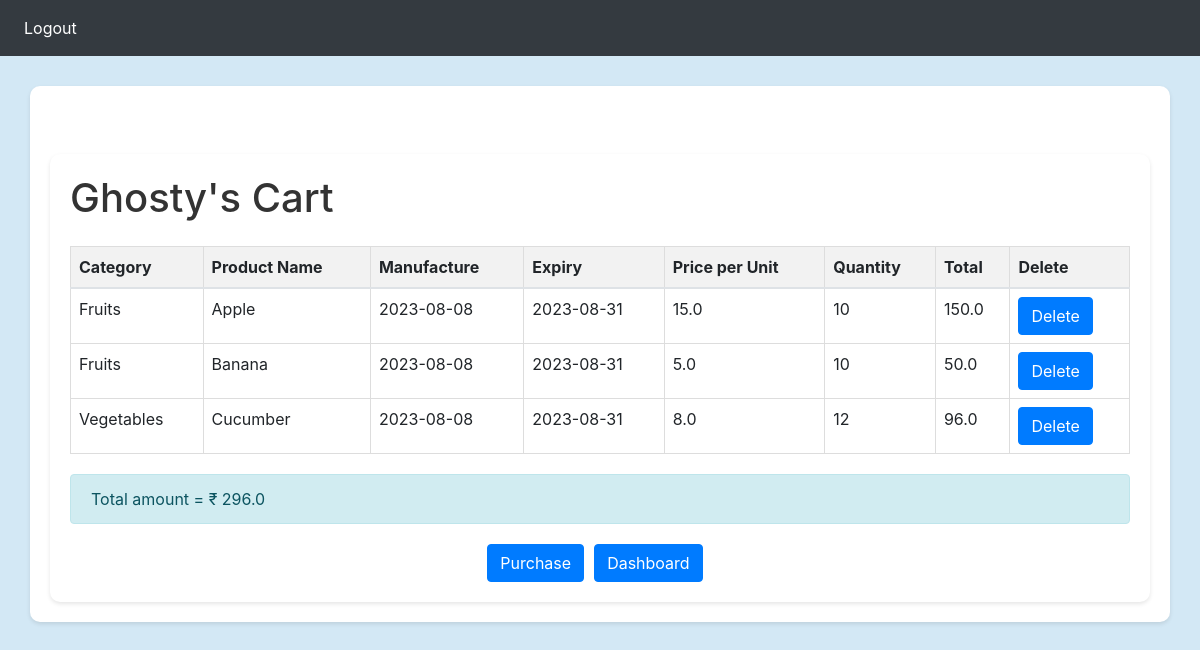
The app's page /usercart/1 (signed in), older data.
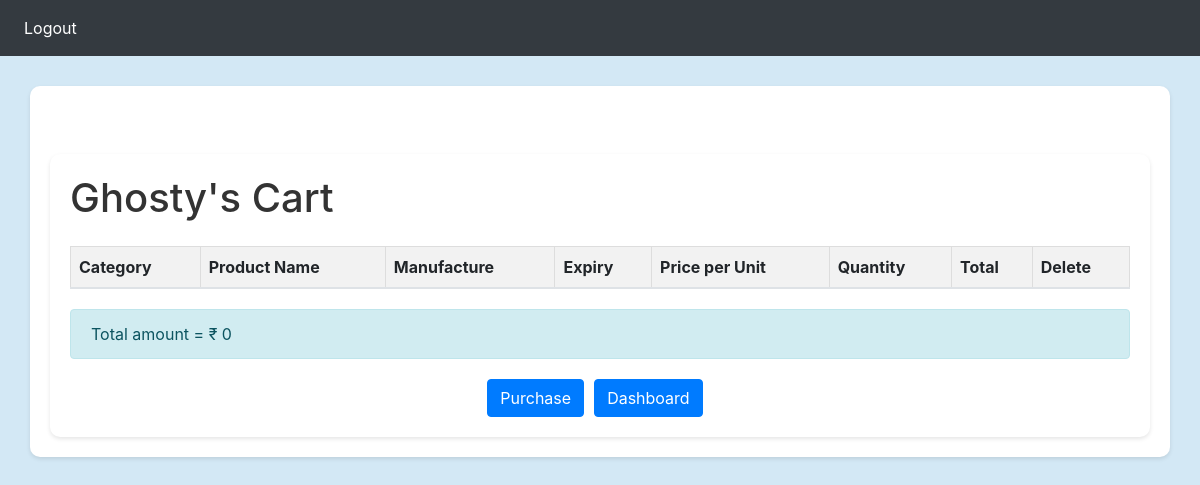
The same page, newer data.
### GroceryWebapp/models.py (models this page shows)
class User(db.Model, UserMixin):
    id = db.Column(db.Integer, primary_key=True)  # Primary key for the user
    email = db.Column(db.String(150), unique=True)  # User's email address
    password = db.Column(db.String(150))  # User's password
    first_name = db.Column(db.String(150))  # User's first name
    Place = db.Column(db.String(150))  # User's place of residence

class Cart(db.Model, UserMixin):
    cart_id = db.Column(db.Integer, primary_key=True)  # Primary key for the cart
    cart_item_id = db.Column(
        db.Integer, db.ForeignKey("products.id"), nullable=False
    )  # Product foreign key
    cart_user_id = db.Column(
        db.Integer, db.ForeignKey("user.id"), nullable=False
    )  # User foreign key
    cart_cat_id = db.Column(
        db.Integer, db.ForeignKey("categories.id"), nullable=False
    )  # Category foreign key
    cart_quantity = db.Column(
        db.Integer, nullable=False
    )  # Quantity of the product in the cart
    cart_amount = db.Column(
        db.Float, nullable=False
    )  # Total amount of the product in the cart
    product = db.relationship(
        "Products", foreign_keys=[cart_item_id]
    )  # Relationship with Products model
    Categs = db.relationship(
        "Categories", foreign_keys=[cart_cat_id]
    )  # Relationship with Categories model

class Categories(db.Model, UserMixin):
    id = db.Column(db.Integer, primary_key=True)  # Primary key for the category
    cat_name = db.Column(db.String(150), unique=True, nullable=False)  # Category name
    products = db.relationship(
        "Products", backref="category"
    )  # Relationship with Products model

class Products(db.Model, UserMixin):
    id = db.Column(db.Integer, primary_key=True)  # Primary key for the product
    product_name = db.Column(
        db.String(150), nullable=False
    )  # Product name
    manufacture = db.Column(db.String(150))  # Manufacturing date of the product
    expiry = db.Column(db.String(150))  # Expiry date of the product
    p_per_u = db.Column(db.Float, nullable=False)  # Price per unit of the product
    stock = db.Column(db.Integer, nullable=False)  # Available stock quantity
    c_id = db.Column(
        db.Integer, db.ForeignKey("categories.id"), nullable=False
    )  # Category foreign key

### GroceryWebapp/main.py (the view)
@main.route("/usercart/<int:userid>", methods=["GET", "POST"])
@login_required
def usercart(userid):
    global global_user
    if current_user.is_authenticated and current_user.id == global_user:
        cartdata = Cart.query.filter_by(cart_user_id=userid).all()
        user = User.query.get_or_404(userid)
        usercartrecord = Cart.query.filter_by(cart_user_id=userid).all()
        totalprice = 0
        for i in usercartrecord:
            totalprice = totalprice + (i.cart_amount)
        return render_template(
            "cart.html", cartdata=cartdata, user=user, totalprice=totalprice
        )
    else:
        return("<center><h1>Access Denied</h1></center>")

### GroceryWebapp/__init__.py (called while the page is built)
def create_app():
    app = Flask(__name__)
    app.config['SECRET_KEY'] = 'ghosty'
    app.config['SQLALCHEMY_DATABASE_URI'] = f'sqlite:///{DB_NAME}' # data is being stored in the loaction given in the f string in the website folder
    db.init_app(app)     # initialize the database by providing the flask app
    from .models import User #function -->(models.py file runs before we create the database)
    with app.app_context():
     db.create_all()
    from .main import main
    from .auth import auth
    app.register_blueprint(main, url_prefix="/")
    app.register_blueprint(auth, url_prefix="/")
    login_manager = LoginManager()
    login_manager.init_app(app)
    @login_manager.user_loader
    def loader_user(id):
        return User.query.get((id))
    return app

### GroceryWebapp/templates/cart.html (shortened to what this page needs)
{% extends "base.html" %}
{% block head %}
  {{ super() }}
{% endblock %}
{% block nav %}
<nav class="navbar navbar-expand-lg navbar-dark bg-dark">
  <div id="navbar">
    <div class="navbar-nav">
      <a class="nav-item nav-link" id="home" href="/logout">Logout</a>
    </div>
  </div>
</nav>
{% endblock %}
{% block content %}
{% if purchbool != True %}
<div class="container mt-5">
  <h1>{{ user.first_name }}'s Cart</h1>
  <table class="table mt-4">
    <thead>
      <tr>
        <th>Category</th>
        <th>Product Name</th>
        <th>Manufacture</th>
        <th>Expiry</th>
        <th>Price per Unit</th>
        <th>Quantity</th>
        <th>Total</th>
        <th>Delete</th>
      </tr>
    </thead>
    <tbody>
      {% for item in cartdata %}
      <tr>
        <td>{{ item.product.category.cat_name }}</td>
        <td>{{ item.product.product_name }}</td>
        <td>{{ item.product.manufacture }}</td>
        <td>{{ item.product.expiry }}</td>
        <td>{{ item.product.p_per_u }}</td>
        <td>{{ item.cart_quantity }}</td>
        <td>{{ item.cart_amount }}</td>
        <td><a class="btn btn-primary" href="{{ url_for('main.delete_cart', cartid=item.cart_id, userid=user.id) }}">Delete</a></td>
      </tr>
      {% endfor %}
    </tbody>
  </table>
  <div class="alert alert-info" role="alert">
    Total amount = ₹ {{ totalprice}}
  </div>
  <div class="buttons">
    <a href="{{ url_for('main.purchase', userid=user.id) }}" class="btn btn-primary">Purchase</a>
    <a href="{{ url_for('main.userhome', userid=user.id) }}" class="btn btn-primary">Dashboard</a>
  </div>
</div>
{% endif %}
{% endblock %}

### GroceryWebapp/templates/base.html (shortened to what this page needs)
<!DOCTYPE html>
<html>
<head>
  {% block head %}
  <link rel="stylesheet" href="https://stackpath.bootstrapcdn.com/bootstrap/4.4.1/css/bootstrap.min.css"
 />
  <link rel="stylesheet" href="https://stackpath.bootstrapcdn.com/font-awesome/4.7.0/css/font-awesome.min.css"
 />
  {% endblock %}
</head>
<body>
  {% block nav %}{% endblock %}
  <div class="container content-container">
    {% block content %}{% endblock %}
  </div>
</body>
</html>

### GroceryWebapp/templates/cart.html (style rules this page uses)
body { background-color: #d3e8f5; color: #333; }
.container { margin-top: 30px; background-color: #ffffff; padding: 20px; border-radius: 10px; box-shadow: 0 2px 4px rgba(0, 0, 0, 0.1); }
.navbar { background-color: #333; }
.navbar .navbar-nav .nav-link { color: #fff; }
.btn-primary { background-color: #007bff; border-color: #007bff; }
.table { width: 100%; border-collapse: collapse; }
.table th, .table td { border: 1px solid #ddd; padding: 8px; text-align: left; }
.table th { background-color: #f2f2f2; }
.alert { margin-top: 20px; }
.buttons { margin-top: 20px; display: flex; justify-content: center; align-items: center; }
.buttons a { margin-right: 10px; }

Row changes from the older to the newer data that the page shows:
removed Cart: product.category.cat_name "Fruits", product.product_name "Apple", product.manufacture "2023-08-08", product.expiry "2023-08-31", product.p_per_u "15.0", cart_quantity "10", cart_amount "150.0"
removed Cart: product.category.cat_name "Fruits", product.product_name "Banana", product.manufacture "2023-08-08", product.expiry "2023-08-31", product.p_per_u "5.0", cart_quantity "10", cart_amount "50.0"
removed Cart: product.category.cat_name "Vegetables", product.product_name "Cucumber", product.manufacture "2023-08-08", product.expiry "2023-08-31", product.p_per_u "8.0", cart_quantity "12", cart_amount "96.0"
Text that changed along with them:
{{ totalprice }}: "296.0" → "0"
